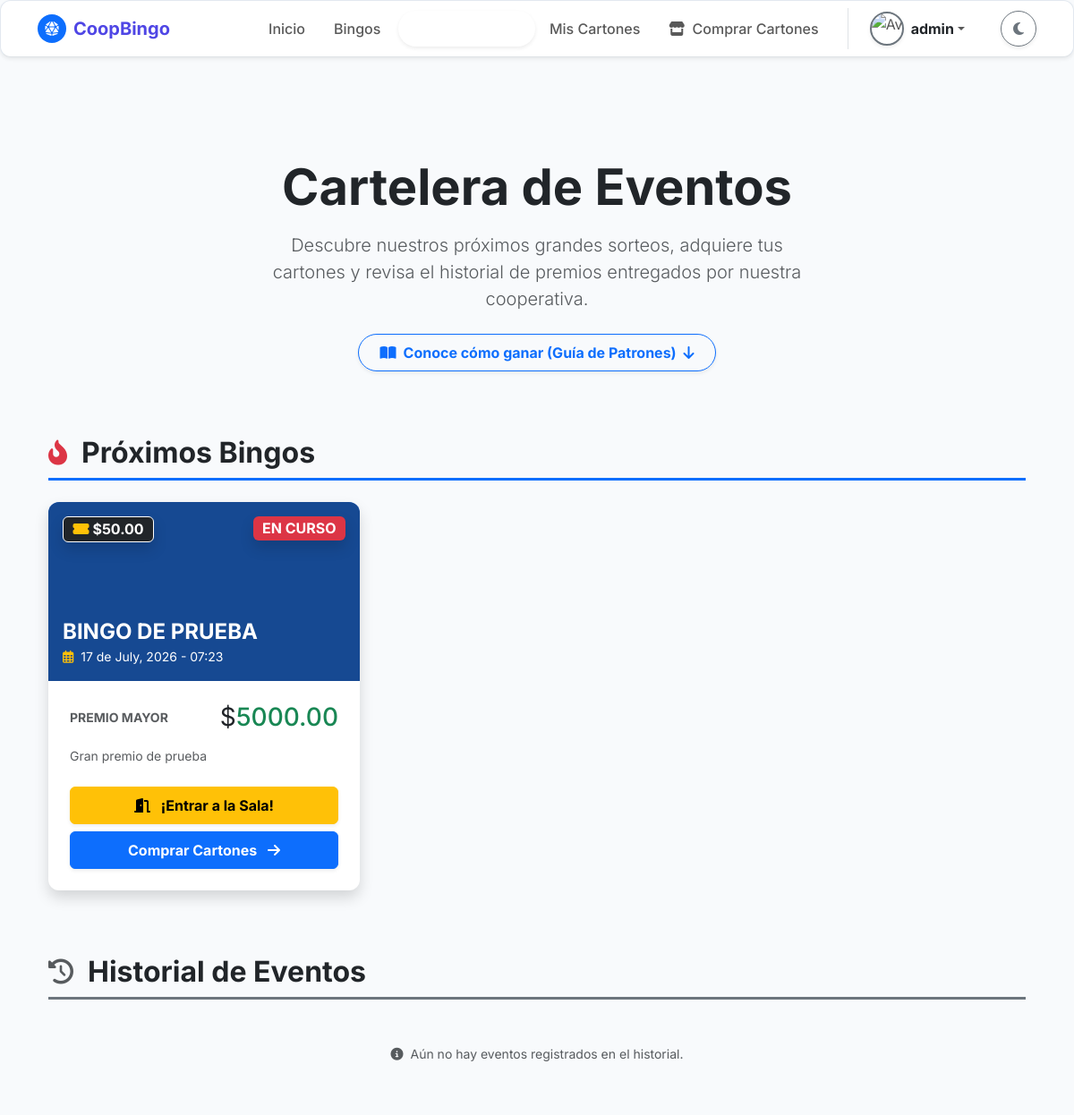
/bingo/ (signed in, upper part), run on an earlier commit of the app's database.
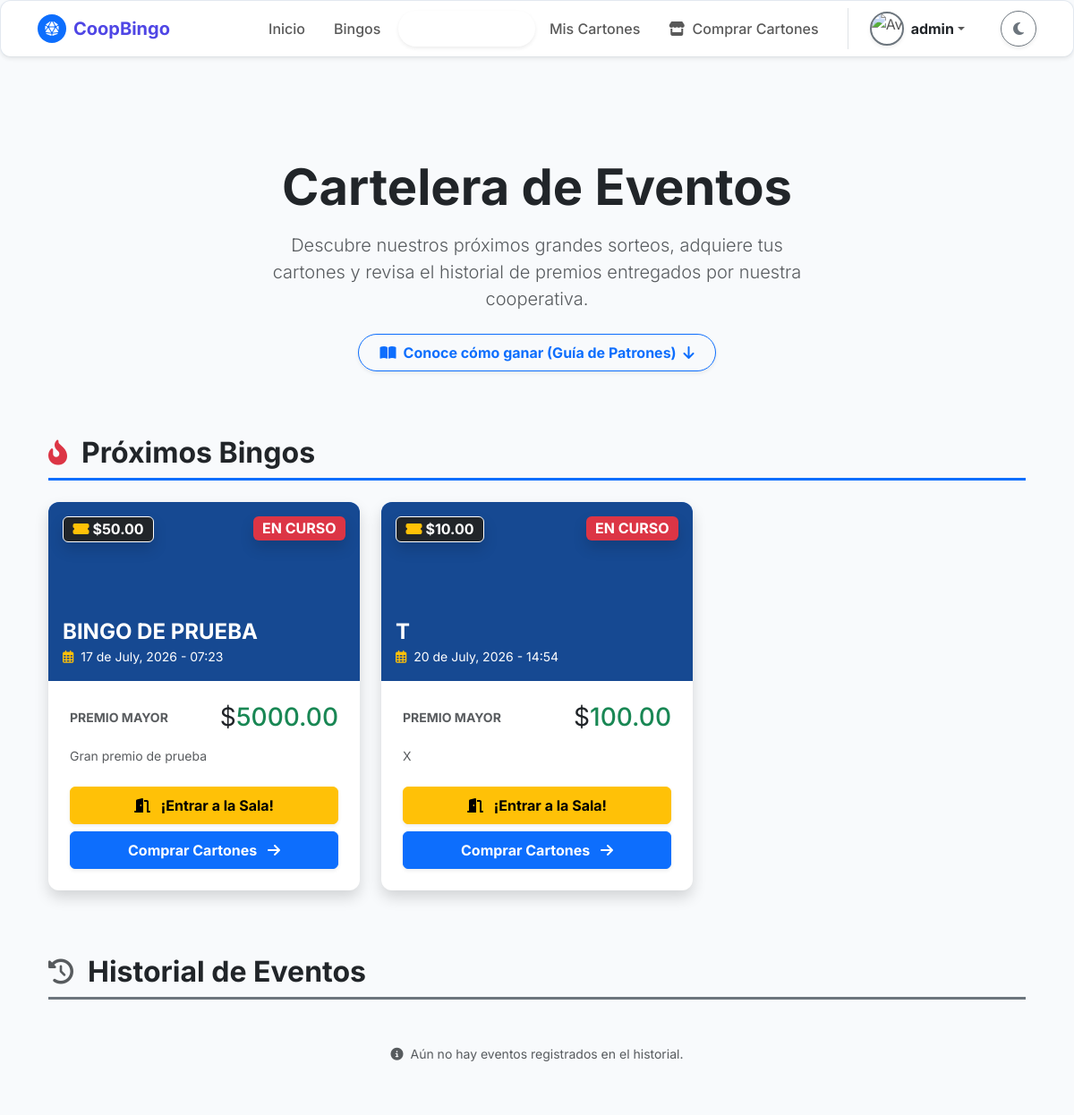
And on a later commit of the database.
### bingo/models.py (models this page shows, shortened)
class Bingo(models.Model):
    TIPO_BINGO_CHOICES = [
        ('Virtual', 'Virtual'),
        ('Presencial', 'Presencial'),
    ]
    ESTADO_BINGO_CHOICES = [
        ('Programado', 'Programado'),
        ('En Curso', 'En Curso'),
        ('Finalizado', 'Finalizado'),
        ('Cancelado', 'Cancelado'),
    ]
    idbingo = models.AutoField(primary_key=True)
    titulobingo = models.CharField(
        max_length=150,
        verbose_name="Título del Bingo"
    )
    fechaprogramadabingo = models.DateTimeField(
        verbose_name="Fecha y Hora del Evento"
    )
    tipobingo = models.CharField(
        max_length=20,
        choices=TIPO_BINGO_CHOICES,
        verbose_name="Tipo de Bingo"
    )
    lugarbingo = models.CharField(
        max_length=255,
        null=True,
        blank=True,
        verbose_name="Lugar (si es presencial)"
    )
    urlsesionbingo = models.CharField(
        max_length=255,
        null=True,
        blank=True,
        verbose_name="Link de la sesión (si es virtual)"
    )
    preciocarton = models.DecimalField(
        max_digits=10,
        decimal_places=2,
        validators=[MinValueValidator(Decimal('0.01'))],
        verbose_name="Precio del Cartón"
    )
    premiomayor = models.DecimalField(
        max_digits=10,
        decimal_places=2,
        verbose_name="Monto del Premio Mayor"
    )
    descripcionpremiomayor = models.CharField(
        max_length=100,
        verbose_name="¿Qué es el premio mayor?"
    )
    estadobingo = models.CharField(
        max_length=20,
        choices=ESTADO_BINGO_CHOICES,
        default='Programado',
        verbose_name="Estado del Bingo"
    )
    rutaimagenpremiomayor = models.ImageField(
        upload_to='bingo/imagen_premio_mayor/',
        max_length=300,
        null=True,
        blank=True,
        verbose_name="Imagen del Premio"
    )
    urlvideopromocional = models.FileField(
        upload_to='bingo/video_promocional/',
        max_length=300,
        null=True,
        blank=True,
        verbose_name="Video Promocional"
    )
    descripcionpremios = models.TextField(
        max_length=500,
        null=True,
        blank=True,
        verbose_name="Descripción de otros premios"
    )
    idunidadmonetaria = models.ForeignKey(
        'UnidadMonetaria',
        on_delete=models.PROTECT,
        db_column='idunidadmonetaria',
        null=True,
        blank=True,
        verbose_name='Unidad Monetaria'
    )
    class Meta:
        db_table = 'Bingo'
        verbose_name = 'Bingo'
        verbose_name_plural = 'Bingos'

class UnidadMonetaria(models.Model):
    idunidad = models.AutoField(primary_key=True)
    nombre = models.CharField(max_length=50, unique=True)
    simbolo = models.CharField(max_length=10, null=True, blank=True)
    @property
    def idunidadmonetaria(self):
        return self.idunidad
    @property
    def nombreunidadmonetaria(self):
        return self.nombre
    @property
    def nombremoneda(self):
        return self.nombre
    @property
    def simbolomoneda(self):
        return self.simbolo or ''
    @property
    def tipomoneda(self):
        return getattr(self, '_tipomoneda', 'Efectivo')
    @property
    def tasaconversionmoneda(self):
        return getattr(self, '_tasaconversionmoneda', Decimal('1.00'))
    @property
    def estadomoneda(self):
        return getattr(self, '_estadomoneda', True)
    class Meta:
        db_table = 'UnidadMonetaria'
        verbose_name = 'Unidad Monetaria'
        verbose_name_plural = 'Unidades Monetarias'

### bingo/views.py (the view)
# urls.py: path('bingo/', views.bingo_publico, name='bingo'),
def bingo_publico(request):
    bingos_activos = Bingo.objects.filter(
        estadobingo__in=['Programado', 'En Curso']
    ).order_by('fechaprogramadabingo')
    bingos_pasados = Bingo.objects.filter(
        estadobingo__in=['Finalizado', 'Cancelado']
    ).order_by('-fechaprogramadabingo')
    ahora = timezone.now()
    for b in bingos_activos:
        if b.fechaprogramadabingo:
            hora_apertura = b.fechaprogramadabingo - timedelta(minutes=30)
            partida_activa = PartidaBingo.objects.filter(
                idbingo=b,
                estadopartida__in=['Programada', 'En Juego']
            ).order_by('idpartidabingo').first()
            if ahora >= hora_apertura and partida_activa:
                b.sala_abierta = True
                b.id_partida_a_entrar = partida_activa.idpartidabingo
            else:
                b.sala_abierta = False
        else:
            b.sala_abierta = False
    mis_asignaciones = []
    if request.user.is_authenticated:
        jugador = obtener_jugador_usuario(request.user)
        if jugador:
            mis_asignaciones = CartonPartidaBingo.objects.filter(
                idjugador=jugador,
                idpartida__idbingo__estadobingo__in=['Programado', 'En Curso']
            ).select_related('idcarton', 'idpartida__idbingo').order_by('-fechacompra')
    contexto = {
        'bingos_activos': bingos_activos,
        'bingos_pasados': bingos_pasados,
        'unidad_monetaria': UnidadMonetaria.objects.first(),
        'mis_asignaciones': mis_asignaciones,
    }
    return render(request, 'comunes/bingo.html', contexto)

### bingo/views.py (called while the page is built, shortened)
def obtener_jugador_usuario(user):
    if not user:
        return None
    socio = Socio.objects.filter(cisocio=user.username).first()
    filtros = Q(cedulaidentidadjugador=user.username)
    if getattr(user, 'email', None):
        filtros |= Q(correojugador__iexact=user.email)
    if socio:
        filtros |= Q(idsocio=socio)
    jugador = Jugador.objects.filter(filtros).order_by('-idjugador').first()
    return jugador

### bingo/templates/comunes/bingo.html (shortened to what the changed rows need)
{% extends 'comunes/base.html' %}
{% load static %}
{% block content %}
<div class="container text-center py-5 mt-3 mb-4">
    <h1 class="display-4 fw-bold tracking-tight mb-3 animate__animated animate__fadeInDown text-body">
        Cartelera de Eventos
    </h1>
</div>
<div class="container pb-5">
    <div class="d-flex align-items-center mb-4 border-bottom border-primary border-3 pb-2">
        <h2 class="fw-bold text-body mb-0">Próximos Bingos</h2>
    </div>
    <div class="row g-4 mb-5 pb-4">
        {% for bingo in bingos_activos %}
        <div class="col-md-6 col-lg-4">
            <div class="card-minimalista h-100 shadow border-0 overflow-hidden transform-hover bg-body">
                {% if bingo.rutaimagenpremiomayor %}
                <div class="bg-primary text-center position-relative" style="height: 200px; background: url('{{ bingo.rutaimagenpremiomayor.url }}') center/cover;">
                {% else %}
                <div class="bg-primary text-center position-relative" style="height: 200px;">
                {% endif %}
                    <div class="position-absolute top-0 start-0 w-100 h-100 bg-dark opacity-50"></div>
                    <span class="position-absolute top-0 end-0 m-3 badge {% if bingo.estadobingo == 'En Curso' %}bg-danger animate__animated animate__flash animate__infinite{% else %}bg-warning text-dark{% endif %} fs-6 shadow">
                        {{ bingo.estadobingo|upper }}
                    </span>
                    <span class="position-absolute top-0 start-0 m-3 badge bg-dark border border-white fs-6 shadow">
                        <i class="fas fa-ticket-alt text-warning me-1"></i>{{ bingo.idunidadmonetaria.simbolomoneda }}{{ bingo.preciocarton }}
                    </span>
                    <div class="position-absolute bottom-0 start-0 w-100 p-3 text-start text-white text-shadow-sm z-index-1">
                        <h4 class="fw-bold mb-0 text-truncate" title="{{ bingo.titulobingo }}">{{ bingo.titulobingo }}</h4>
                        <small><i class="far fa-calendar-alt me-1 text-warning"></i> {{ bingo.fechaprogramadabingo|date:"d \d\e F, Y - H:i" }}</small>
                    </div>
                </div>
                <div class="card-body p-4">
                    <div class="d-flex justify-content-between align-items-center mb-3">
                        <span class="text-body-secondary small fw-bold text-uppercase">Premio Mayor</span>
                        <h3 class="text-success fw-black mb-0"><span class="text-body fw-normal">{{ bingo.idunidadmonetaria.simbolomoneda }}</span>{{ bingo.premiomayor }}</h3>
                    </div>
                    <p class="text-body-secondary small mb-4 line-clamp-2">{{ bingo.descripcionpremiomayor }}</p>
                    <div class="d-flex flex-column gap-2">
                        {% if bingo.sala_abierta %}
                            <a href="{% url 'sala_espera' bingo.id_partida_a_entrar %}" class="btn btn-warning w-100 fw-bold py-2 shadow-sm animate__animated animate__pulse animate__infinite" style="animation-duration: 2s;">
                                <i class="fas fa-door-open me-2"></i> ¡Entrar a la Sala!
                            </a>
                        {% endif %}
                        <a href="{% url 'venta_cartones' %}" class="btn btn-primary w-100 fw-bold py-2 shadow-sm">
                            Comprar Cartones <i class="fas fa-arrow-right ms-2"></i>
                        </a>
                    </div>
                </div>
            </div>
        </div>
        {% endfor %}
    </div>
    <div class="d-flex align-items-center mb-4 border-bottom border-secondary border-3 pb-2 mt-5">
        <h2 class="fw-bold text-body mb-0">Historial de Eventos</h2>
    </div>
</div>
{% endblock %}

What changed in the data, as far as the page shows it:
added Bingo: estadobingo "EN CURSO", idunidadmonetaria.simbolomoneda "$", preciocarton "10.00", titulobingo "T", fechaprogramadabingo "20 de July, 2026 - 14:54", premiomayor "100.00", descripcionpremiomayor "X", shows "¡Entrar a la Sala!"
